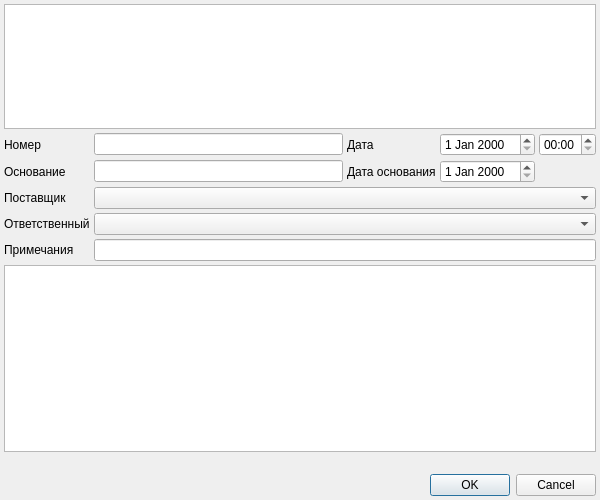
<?xml version="1.0" encoding="UTF-8"?>
<ui version="4.0">
 <class>ClientInvoiceDialog</class>
 <widget class="QDialog" name="ClientInvoiceDialog">
  <property name="geometry">
   <rect>
    <x>0</x>
    <y>0</y>
    <width>600</width>
    <height>500</height>
   </rect>
  </property>
  <property name="windowTitle">
   <string>Накладная на передачу ЛСиИМН пациенту</string>
  </property>
  <layout class="QGridLayout" name="gridLayout">
   <property name="margin">
    <number>4</number>
   </property>
   <property name="spacing">
    <number>4</number>
   </property>
   <item row="0" column="0" colspan="5">
    <widget class="CTextBrowser" name="txtClientInfoBrowser">
     <property name="sizePolicy">
      <sizepolicy hsizetype="Expanding" vsizetype="Preferred">
       <horstretch>0</horstretch>
       <verstretch>0</verstretch>
      </sizepolicy>
     </property>
     <property name="minimumSize">
      <size>
       <width>0</width>
       <height>100</height>
      </size>
     </property>
     <property name="maximumSize">
      <size>
       <width>16777215</width>
       <height>130</height>
      </size>
     </property>
     <property name="focusPolicy">
      <enum>Qt::ClickFocus</enum>
     </property>
     <property name="whatsThis">
      <string>Описание пациента</string>
     </property>
     <property name="html">
      <string>&lt;!DOCTYPE HTML PUBLIC &quot;-//W3C//DTD HTML 4.0//EN&quot; &quot;http://www.w3.org/TR/REC-html40/strict.dtd&quot;&gt;
&lt;html&gt;&lt;head&gt;&lt;meta name=&quot;qrichtext&quot; content=&quot;1&quot; /&gt;&lt;style type=&quot;text/css&quot;&gt;
p, li { white-space: pre-wrap; }
&lt;/style&gt;&lt;/head&gt;&lt;body style=&quot; font-family:'Liberation Sans'; font-size:9pt; font-weight:400; font-style:normal;&quot;&gt;
&lt;p style=&quot;-qt-paragraph-type:empty; margin-top:0px; margin-bottom:0px; margin-left:0px; margin-right:0px; -qt-block-indent:0; text-indent:0px; font-family:'MS Shell Dlg 2'; font-size:8pt;&quot;&gt;&lt;br /&gt;&lt;/p&gt;&lt;/body&gt;&lt;/html&gt;</string>
     </property>
    </widget>
   </item>
   <item row="1" column="0">
    <widget class="QLabel" name="lblNumber">
     <property name="text">
      <string>Номер</string>
     </property>
     <property name="buddy">
      <cstring>edtNumber</cstring>
     </property>
    </widget>
   </item>
   <item row="1" column="1">
    <widget class="QLineEdit" name="edtNumber"/>
   </item>
   <item row="1" column="2">
    <widget class="QLabel" name="lblDate">
     <property name="sizePolicy">
      <sizepolicy hsizetype="Maximum" vsizetype="Preferred">
       <horstretch>0</horstretch>
       <verstretch>0</verstretch>
      </sizepolicy>
     </property>
     <property name="text">
      <string>Дата</string>
     </property>
     <property name="buddy">
      <cstring>edtDate</cstring>
     </property>
    </widget>
   </item>
   <item row="1" column="3">
    <widget class="CDateEdit" name="edtDate">
     <property name="sizePolicy">
      <sizepolicy hsizetype="Maximum" vsizetype="Fixed">
       <horstretch>0</horstretch>
       <verstretch>0</verstretch>
      </sizepolicy>
     </property>
    </widget>
   </item>
   <item row="1" column="4">
    <widget class="QTimeEdit" name="edtTime">
     <property name="sizePolicy">
      <sizepolicy hsizetype="Maximum" vsizetype="Fixed">
       <horstretch>0</horstretch>
       <verstretch>0</verstretch>
      </sizepolicy>
     </property>
     <property name="displayFormat">
      <string>HH:mm</string>
     </property>
    </widget>
   </item>
   <item row="2" column="0">
    <widget class="QLabel" name="lblReason">
     <property name="text">
      <string>Основание</string>
     </property>
     <property name="buddy">
      <cstring>edtReason</cstring>
     </property>
    </widget>
   </item>
   <item row="2" column="1">
    <widget class="QLineEdit" name="edtReason"/>
   </item>
   <item row="2" column="2">
    <widget class="QLabel" name="lblReasonDate">
     <property name="sizePolicy">
      <sizepolicy hsizetype="Maximum" vsizetype="Preferred">
       <horstretch>0</horstretch>
       <verstretch>0</verstretch>
      </sizepolicy>
     </property>
     <property name="text">
      <string>Дата основания</string>
     </property>
     <property name="buddy">
      <cstring>edtReasonDate</cstring>
     </property>
    </widget>
   </item>
   <item row="2" column="3">
    <widget class="CDateEdit" name="edtReasonDate">
     <property name="sizePolicy">
      <sizepolicy hsizetype="Maximum" vsizetype="Fixed">
       <horstretch>0</horstretch>
       <verstretch>0</verstretch>
      </sizepolicy>
     </property>
    </widget>
   </item>
   <item row="3" column="0">
    <widget class="QLabel" name="lblSupplier">
     <property name="sizePolicy">
      <sizepolicy hsizetype="Maximum" vsizetype="Preferred">
       <horstretch>0</horstretch>
       <verstretch>0</verstretch>
      </sizepolicy>
     </property>
     <property name="text">
      <string>Поставщик</string>
     </property>
     <property name="buddy">
      <cstring>cmbSupplier</cstring>
     </property>
    </widget>
   </item>
   <item row="3" column="1" colspan="4">
    <widget class="CStorageComboBox" name="cmbSupplier">
     <property name="sizePolicy">
      <sizepolicy hsizetype="Expanding" vsizetype="Fixed">
       <horstretch>0</horstretch>
       <verstretch>0</verstretch>
      </sizepolicy>
     </property>
    </widget>
   </item>
   <item row="4" column="0">
    <widget class="QLabel" name="lblSupplierPerson">
     <property name="text">
      <string>Ответственный</string>
     </property>
     <property name="buddy">
      <cstring>cmbSupplierPerson</cstring>
     </property>
    </widget>
   </item>
   <item row="4" column="1" colspan="4">
    <widget class="CPersonComboBoxEx" name="cmbSupplierPerson">
     <property name="sizePolicy">
      <sizepolicy hsizetype="Expanding" vsizetype="Fixed">
       <horstretch>0</horstretch>
       <verstretch>0</verstretch>
      </sizepolicy>
     </property>
    </widget>
   </item>
   <item row="5" column="0">
    <widget class="QLabel" name="lblNote">
     <property name="text">
      <string>Примечания</string>
     </property>
     <property name="buddy">
      <cstring>edtNote</cstring>
     </property>
    </widget>
   </item>
   <item row="5" column="1" colspan="4">
    <widget class="QLineEdit" name="edtNote"/>
   </item>
   <item row="6" column="0" colspan="5">
    <widget class="CInDocTableView" name="tblItems">
     <property name="sizePolicy">
      <sizepolicy hsizetype="Preferred" vsizetype="Expanding">
       <horstretch>0</horstretch>
       <verstretch>0</verstretch>
      </sizepolicy>
     </property>
    </widget>
   </item>
   <item row="7" column="0" colspan="5">
    <widget class="QLabel" name="lblSummaryInfo">
     <property name="text">
      <string/>
     </property>
    </widget>
   </item>
   <item row="8" column="0" colspan="5">
    <widget class="QDialogButtonBox" name="buttonBox">
     <property name="orientation">
      <enum>Qt::Horizontal</enum>
     </property>
     <property name="standardButtons">
      <set>QDialogButtonBox::Cancel|QDialogButtonBox::Ok</set>
     </property>
    </widget>
   </item>
  </layout>
 </widget>
 <customwidgets>
  <customwidget>
   <class>CDateEdit</class>
   <extends>QDateEdit</extends>
   <header>library/DateEdit</header>
  </customwidget>
  <customwidget>
   <class>CInDocTableView</class>
   <extends>QTableView</extends>
   <header>library/InDocTable.h</header>
  </customwidget>
  <customwidget>
   <class>CPersonComboBoxEx</class>
   <extends>QComboBox</extends>
   <header>Orgs/PersonComboBoxEx.h</header>
  </customwidget>
  <customwidget>
   <class>CTextBrowser</class>
   <extends>QTextBrowser</extends>
   <header>library/TextBrowser.h</header>
  </customwidget>
  <customwidget>
   <class>CStorageComboBox</class>
   <extends>QComboBox</extends>
   <header>Orgs/OrgStructComboBoxes.h</header>
  </customwidget>
 </customwidgets>
 <tabstops>
  <tabstop>edtNumber</tabstop>
  <tabstop>edtDate</tabstop>
  <tabstop>edtTime</tabstop>
  <tabstop>edtReason</tabstop>
  <tabstop>edtReasonDate</tabstop>
  <tabstop>cmbSupplier</tabstop>
  <tabstop>cmbSupplierPerson</tabstop>
  <tabstop>edtNote</tabstop>
  <tabstop>tblItems</tabstop>
  <tabstop>buttonBox</tabstop>
 </tabstops>
 <resources/>
 <connections>
  <connection>
   <sender>buttonBox</sender>
   <signal>accepted()</signal>
   <receiver>ClientInvoiceDialog</receiver>
   <slot>accept()</slot>
   <hints>
    <hint type="sourcelabel">
     <x>256</x>
     <y>542</y>
    </hint>
    <hint type="destinationlabel">
     <x>157</x>
     <y>274</y>
    </hint>
   </hints>
  </connection>
  <connection>
   <sender>buttonBox</sender>
   <signal>rejected()</signal>
   <receiver>ClientInvoiceDialog</receiver>
   <slot>reject()</slot>
   <hints>
    <hint type="sourcelabel">
     <x>324</x>
     <y>542</y>
    </hint>
    <hint type="destinationlabel">
     <x>286</x>
     <y>274</y>
    </hint>
   </hints>
  </connection>
 </connections>
</ui>
